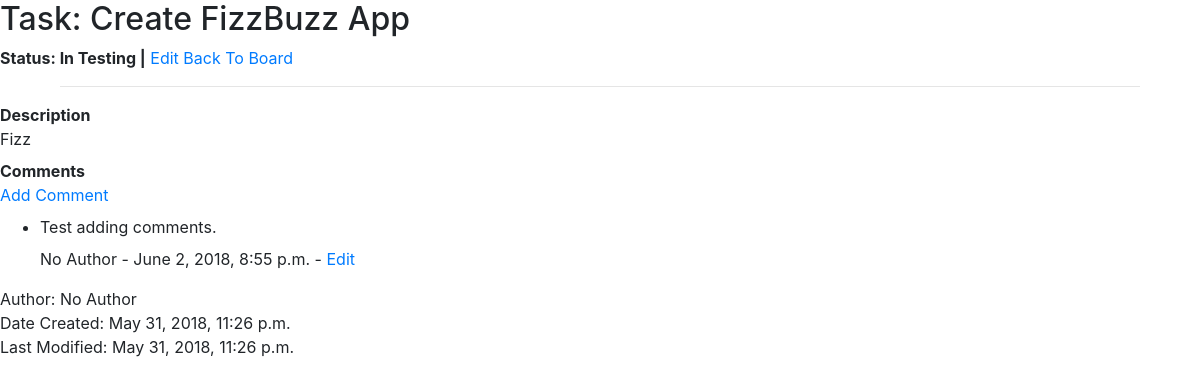
/task/09020406-6a09-4254-acbf-332487c774aa, run on an earlier commit of the app's database.
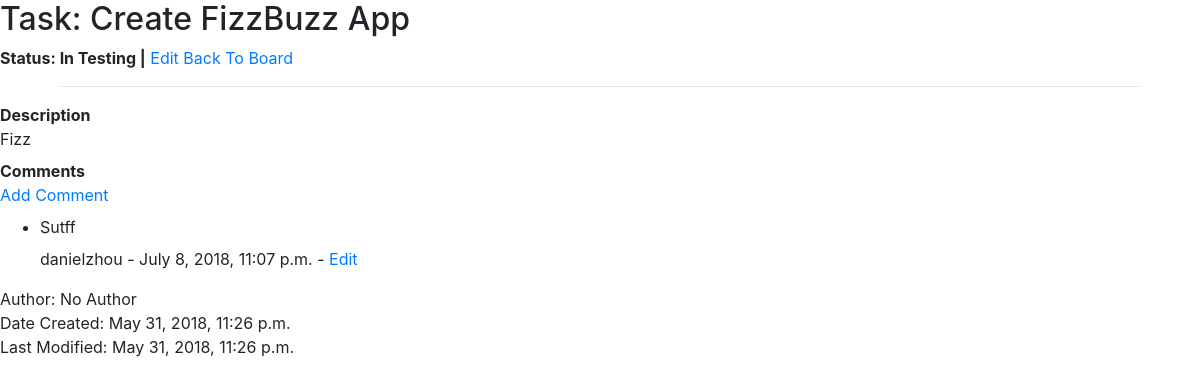
And on a later commit of the database.
### kanban/models/task.py (models this page shows, shortened)
class Task(models.Model):
    class Meta:
        ordering = ['-date_modified']
    STATUS_CHOICES = {
        ('TODO', 'To Do'),
        ('PROG', 'In Progress'),
        ('TEST', 'In Testing'),
        ('DONE', 'Done'),
    }
    uuid = models.UUIDField(primary_key=True, editable=False, default=uuid.uuid4)
    priority = models.IntegerField(default=0)
    title = models.CharField(max_length=200)
    description = models.TextField(blank=True, null=True)
    status = models.CharField(max_length=4, choices=STATUS_CHOICES, default='TODO')
    date_created = models.DateTimeField(default=datetime.datetime.now())
    date_modified = models.DateTimeField(default=datetime.datetime.now())
    author = models.CharField(max_length=200, default='No Author')

### kanban/models/task_comment.py (models this page shows, shortened)
class TaskComment(models.Model):
    class Meta:
        ordering = ['-date_created']
    uuid = models.UUIDField(primary_key=True, editable=False, default=uuid.uuid4())
    task = models.ForeignKey(Task, on_delete=models.CASCADE)
    text = models.TextField()
    date_created = models.DateTimeField(default=datetime.datetime.now())
    date_modified = models.DateTimeField(default=datetime.datetime.now())
    author = models.CharField(max_length=200, default='No Author')

### kanban/views/taskDetailView.py (the view)
# urls.py: path('task/<uuid:pk>', views.TaskDetailView.as_view(), name='task-detail'),
class TaskDetailView(DetailView):
    model = Task
    context_object_name = 'task'
    template_name = 'kanban/task_detail.html'

### kanban/templates/kanban/task_detail.html (shortened to what this page needs)
{% extends 'kanban/kanban_base.html' %}
{% block content %}
    <h2>Task: {{ task.title }}</h2>
    <strong>Status: {{  task.get_status_display}} |</strong>
    <a href="{% url 'task-edit' task.uuid %}">Edit</a>
    <a href="{% url 'index' %}">Back To Board</a>
    <hr>
    <p>
        <strong>Description</strong>
        <br>
        {{ task.description }}
    </p>
    <p>
        <strong>Comments</strong>
        <br>
        <a href="{% url 'taskcomment-add-specific' task_pk=task.uuid %}">Add Comment</a>
        {% if task.taskcomment_set.all %}
        <ul>
            {% for task_comment in task.taskcomment_set.all %}
                <li>
                    <p> {{ task_comment.text }}</p>
                    {{ task_comment.author }} - {{ task_comment.date_created }} - <a href="{% url 'taskcomment-edit-specific' pk=task_comment.pk %}"> Edit</a>
                </li>
            {% endfor %}
        </ul>
        {% endif %}
    </p>
    <p>
    Author: {{ task.author }} <br>
    Date Created: {{ task.date_created }} <br>
    Last Modified: {{ task.date_modified }} <br>
    </p>
{% endblock %}

### kanban/templates/kanban/kanban_base.html (shortened to what this page needs)
<!DOCTYPE html>
<html lang="en">
<head>
    {% load static %}
    <link rel="stylesheet" href="https://stackpath.bootstrapcdn.com/bootstrap/4.1.1/css/bootstrap.min.css">
    <link rel="stylesheet" href="{% static "kanban/kanban.css" %}">
</head>
<body>
    {% block content %}{% endblock %}
</body>
</html>

### kanban/static/kanban/kanban.css (style rules this page uses)
hr { size: 3px; width: 90%; }
p { margin-top: 0.1em; margin-bottom: 0.5em; }

What changed in the data, as far as the page shows it:
removed TaskComment: text "Test adding comments.", author "No Author", date_created "June 2, 2018, 8:55 p.m."
added TaskComment: text "Sutff", author "danielzhou", date_created "July 8, 2018, 11:07 p.m."
